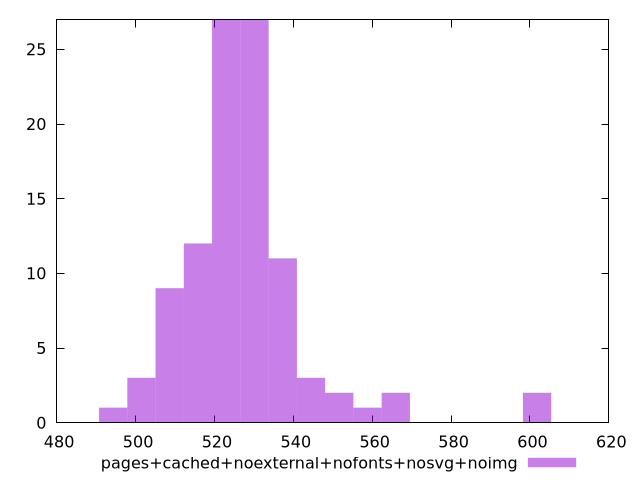

This figure's gnuplot source:
$_pagesCachedNoexternalNofontsNosvgNoimg <<EOF
522.9948802189414 27
515.8305667912846 12
530.159193646598 27
508.66625336362785 9
501.5019399359711 3
544.4878205019115 3
565.9807607848817 2
537.3235070742547 11
601.8023279231653 2
551.6521339295682 2
494.3376265083144 1
558.816447357225 1
EOF
set key outside below
set terminal pngcairo
set output "report_00004_2020-11-02T20-21-41.718Z/mainthread-work-breakdown/pages+cached+noexternal+nofonts+nosvg+noimg//raw_hist.png"
set yrange [0:27]
set boxwidth 7.16431342765673
set style fill transparent solid 0.5 noborder
plot $_pagesCachedNoexternalNofontsNosvgNoimg title "pages+cached+noexternal+nofonts+nosvg+noimg" with boxes ,
